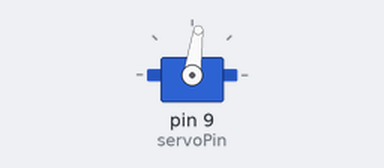
Simulated run of this sketch. Board: Arduino Uno, built with avr-gcc and run on an emulated ATmega328P. Shown: servo. Random numbers use the default seed unless the sketch sets one.

Above: at 0.1 s.
At 10.1 s:
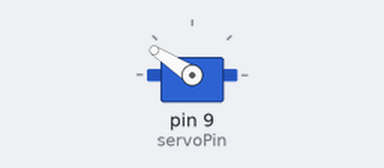
At 20.1 s:
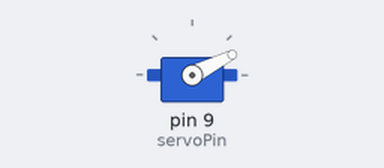
At 39.1 s:
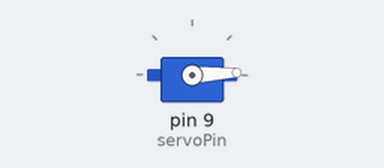
Timing chart, 0 to 40.0 s (numbered marks = the images above):
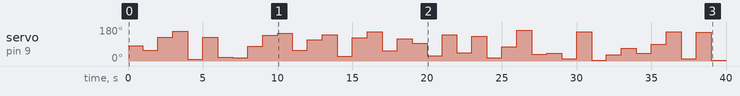

The sketch:

Mouse_Jiggler.ino
```cpp
#include <Servo.h>

Servo myServo;  // Create a Servo object
int servoPin = 9;  // Define the pin the servo is connected to

void setup() {
  myServo.attach(servoPin);  // Attach the servo to the pin
  randomSeed(analogRead(0));  // Seed the random number generator
}

void loop() {
  int randomAngle = random(0, 181);  // Generate a random angle between 0 and 180
  myServo.write(randomAngle);  // Move the servo to the random angle
  delay(1000);  // Wait for 1 second
}
```

Measured:
- by itself, servo on pin 9 (servoPin): 82° → 57° at 1.0 s, → 126° 1.0 s later, → 158° 1.0 s later, → 10° 1.0 s later, … (39 changes in this stretch)
